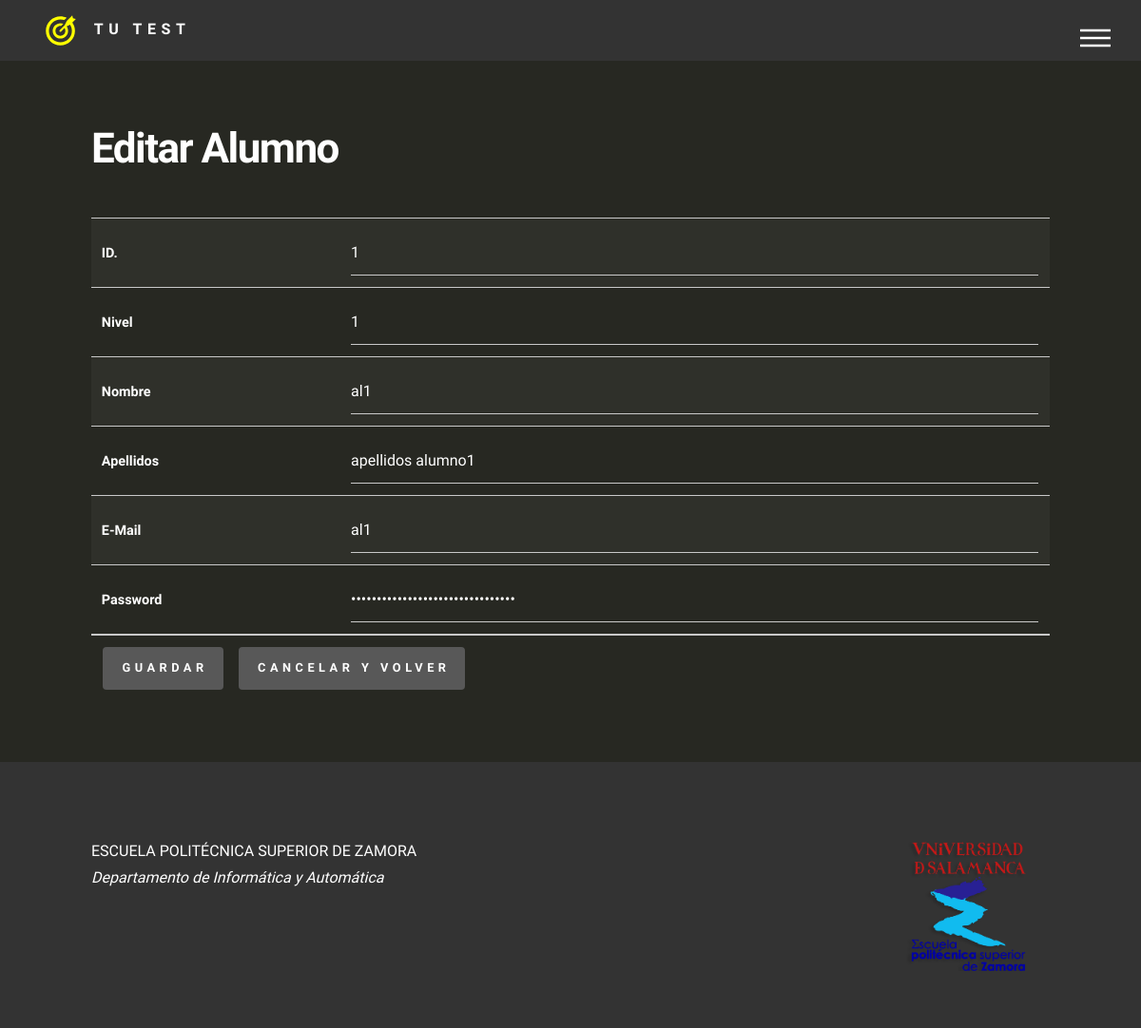
Screenshot of /?a=alumno.editar&id=1&p=1 (signed in) with the database file from the repository.
### tables this page shows
CREATE TABLE `alumno` (
  `id` int(11) NOT NULL,
  `nombre` varchar(30) NOT NULL,
  `apellidos` varchar(60) NOT NULL,
  `nivel` int(11) DEFAULT NULL,
  `email` varchar(30) NOT NULL,
  `password` varchar(32) NOT NULL
);

### controladores/alumno.php (called while the page is built, shortened)
<?php
class controlador_alumno extends controlador
{
  public function accion_editar()
  {
    $error= '';
    $modelo= null;
    $pagina= (int)(isset($_GET['p']) ? $_GET['p'] : 0);
    $id= (isset($_GET['id']) ? $_GET['id'] : (isset($_POST['id']) ? $_POST['id'] : null));
    if ($id === null) {
      $error= 'No se ha indicado el alumno a editar.';
    } else {
      $modelo= new alumno;
      if (!$modelo->cargar( $id)) {
        $error= 'No se puede cargar el alumno ('.$id.') para editar.';
        $modelo= null;
      }
    }
      vista::generarPagina( 'editar', array(
        'modelo'=>$modelo,
        'error'=>$error,
        'pagina'=>$pagina,
      ));
  }
}

### index.php (called while the page is built, shortened)
<?php
aplicacion::ejecutar('inicio');
?>

### funciones/modelos.php (called while the page is built, shortened)
<?php
class basedatos
{
  private static $conexion= null;
  public static function conectar()
  {
    if (self::$conexion === null) {
      $svr= config::get( 'bd.servidor', 'localhost');
      $usr= config::get( 'bd.usuario', 'root');
      $pwd= config::get( 'bd.clave', '');
      $dbn= config::get( 'bd.nombre', 'test');
      self::$conexion= new mysqli( $svr, $usr, $pwd, $dbn);
      if (!mysqli_connect_error()) {
        $charset= config::get( 'bd.charset', '');
        if (!empty($charset)) self::$conexion->set_charset( $charset);
      }
    }
    return (self::$conexion !== null);
  }
  public static function ejecutarSQL( $sql)
  {
    $res= false;
    if (self::conectar()) {
      $res= self::$conexion->query( $sql);
    }
    return $res;
  }
  public static function obtenerUno( $sql)
  {
    $res= false;
    $result= self::ejecutarSQL( $sql);
    if ($result !== false) {
      $res= $result->fetch_assoc();
    }
    return $res;
  }
}
abstract class modeloDAO extends modelo
{
  protected $campoClave= array();
  protected function llenarClave()
  {
    if (is_array( $this->campoClave)) {
      foreach( $this->campoClave as $campo => $valor) {
        $this->campoClave[$campo]= $this->$campo;
      }
    }
  }
  public function cargar( $filtroIDs)
  {
    $res= false;
    if (!is_array( $filtroIDs) && is_array( $this->campoClave) && (count( $this->campoClave) == 1)) {
      reset( $this->campoClave);
      $filtroIDs= array( key( $this->campoClave) => $filtroIDs);
    }
    if (is_array( $filtroIDs)) {
      $sql= $this->sqlBuscar( $filtroIDs);
      if ($sql !== false) {
        $registro= basedatos::obtenerUno( $sql);
        if (($registro !== null) && ($registro !== false)) {
          $res= true;
        }
      }
    }
    return $res;
  }
}

### vistas/alumno/alumno_formulario.php (the view, shortened to what this page needs)
<tbody class="formulario">
<?php if ($modelo !== null) { ?>
  <tr><th>ID.</th><td>
    <input type="text" name="alumno[id]" id="id" maxlength="10"
           value="<?php echo html::encode( $modelo->id);?>"/>
  </td></tr>
  <tr><th>Nivel</th><td>
    <input type="text" name="alumno[nivel]" id="nivel" maxlength="10"
           value="<?php echo html::encode( $modelo->nivel);?>"/>
  </td></tr>
  <tr><th>Nombre</th><td>
    <input type="text" name="alumno[nombre]" id="alumno_nombre" maxlength="30"
           value="<?php echo html::encode( $modelo->nombre);?>"/>
  </td></tr>
  <tr><th>Apellidos</th><td>
    <input type="text" name="alumno[apellidos]" id="alumno_apellidos" maxlength="60"
           value="<?php echo html::encode( $modelo->apellidos);?>"/>
  </td></tr>
  <tr><th>E-Mail</th><td>
    <input type="text" name="alumno[email]" id="alumno_email" maxlength="30"
           value="<?php echo html::encode( $modelo->email);?>"/>
  </td></tr>
  <tr><th>Password</th><td>
    <input type="password" name="alumno[password]" id="alumno_password" maxlength="30"
           value="<?php echo html::encode( $modelo->password);?>"/>
  </td></tr>
<?php } else { ?>
  <tr><th>Error</th><td><?php echo $error;?></td></tr>
<?php } ?>
</tbody>

### assets/css/main.css (style rules this page uses)
html, body, div, span, applet, object, iframe, h1, h2, h3, h4, h5, h6, p, blockquote, pre, a, abbr, acronym, address, big, cite, code, del, dfn, em, img, ins, kbd, q, s, samp, small, strike, strong, sub, sup, tt, var, b, u, i, center, dl, dt, dd, ol, ul, li, fieldset, form, label, legend, table, caption, tbody, tfoot, thead, tr, th, td, article, aside, canvas, details, embed, figure, figcaption, footer, header, hgroup, menu, nav, output, ruby, section, summary, time, mark, audio, video { margin: 0; padding: 0; border: 0; font-size: 100%; font: inherit; vertical-align: baseline; }
body { line-height: 1; }
body { -webkit-text-size-adjust: none; }
input, select, textarea, input[type="date"] { -moz-appearance: none; -webkit-appearance: none; -ms-appearance: none; appearance: none; }
body { -ms-overflow-style: scrollbar; }
html { box-sizing: border-box; }
*, *:before, *:after { box-sizing: inherit; }
body { background: rgb(39,40,34); }
body, input, select, textarea, input[type="date"] { color: #ffffff; font-family: "Source Sans Pro", Helvetica, sans-serif; font-size: 16pt; font-weight: 300; line-height: 1.75; }
@media screen and (max-width: 1680px) { body, input, select, textarea, input[type="date"] { font-size: 14pt; } }
@media screen and (max-width: 1280px) { body, input, select, textarea, input[type="date"] { font-size: 12pt; } }
input[type="text"], input[type="password"], input[type="email"], input[type="tel"], select, textarea, input[type="date"] { -moz-appearance: none; -webkit-appearance: none; -ms-appearance: none; appearance: none; background-color: transparent; border: none; border-radius: 0; border-bottom: solid 1px #c9c9c9; color: inherit; display: block; outline: 0; padding: 0; text-decoration: none; width: 100%; }
input[type="text"], input[type="password"], input[type="email"], select { height: 3em; }
table tbody tr { border: solid 1px #c9c9c9; border-left: 0; border-right: 0; }
table tbody tr:nth-child(2n + 1) { background-color: rgba(144, 144, 144, 0.075); }
table td { padding: 0.75em 0.75em; }
table th { font-size: 0.9em; font-weight: 900; padding: 0 0.75em 0.75em 0.75em; text-align: left; }

### rows the page displays
alumno: id "1", nivel "1", nombre "al1", apellidos "apellidos alumno1", email "al1"

### other values shown
$texto "GUARDAR CANCELAR Y VOLVER"
